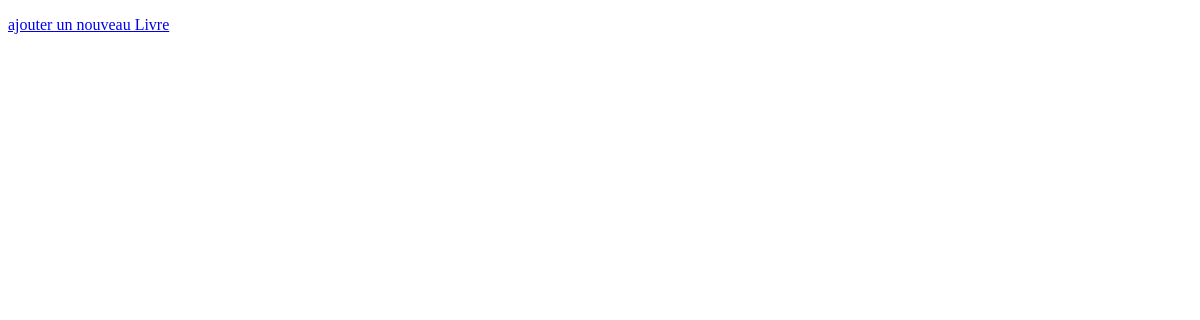
Page /bibliotheque/ on the earlier database version.
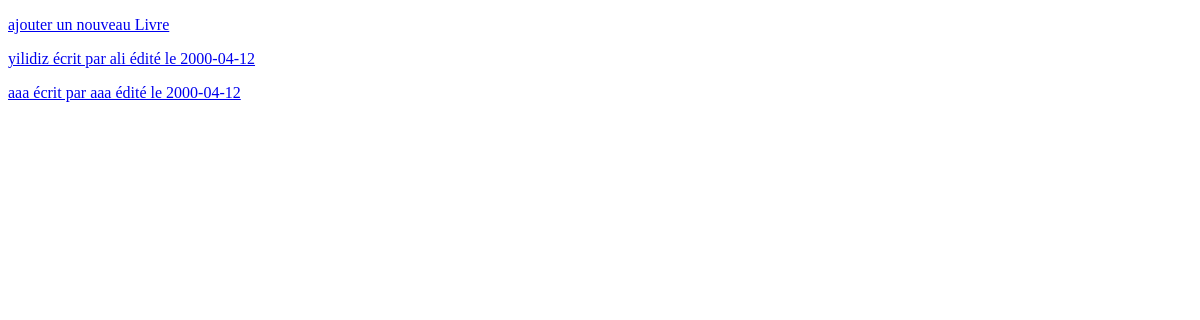
Same page on the later database version.
### bibliotheque/models.py (models this page shows)
class Livre(models.Model):
    titre = models.CharField(max_length=100)
    auteur = models.CharField(max_length=100)
    date_parution = models.DateField(blank=True, null=True)
    nombre_pages = models.IntegerField(blank=False)
    resume = models.TextField(null=True, blank=True)
    def __str__(self):
        chaine = f"{self.titre} écrit par {self.auteur} édité le {self.date_parution}"
        return chaine

### bibliotheque/views.py (the view)
# urls.py: path("", views.index),
def index(request):
    liste = list(models.Livre.objects.all())
    return render(request, "bibliotheque/index.html", {"liste": liste})

### bibliotheque/templates/bibliotheque/index.html (shortened to what this page needs)
<!DOCTYPE html>
<html lang="fr">
<head>
</head>
<body>
<p><a href="/bibliotheque/ajout/">ajouter un nouveau Livre</a></p>
{% for Livre in liste %}
    <p><a href="/bibliotheque/affiche/{{ Livre.id }}/">{{ Livre }}</a></p>
{% endfor %}
</body>
</html>

Differences in the rows shown:
added Livre: titre+auteur+date_parution "yilidiz écrit par ali édité le 2000-04-12"
added Livre: titre+auteur+date_parution "aaa écrit par aaa édité le 2000-04-12"
